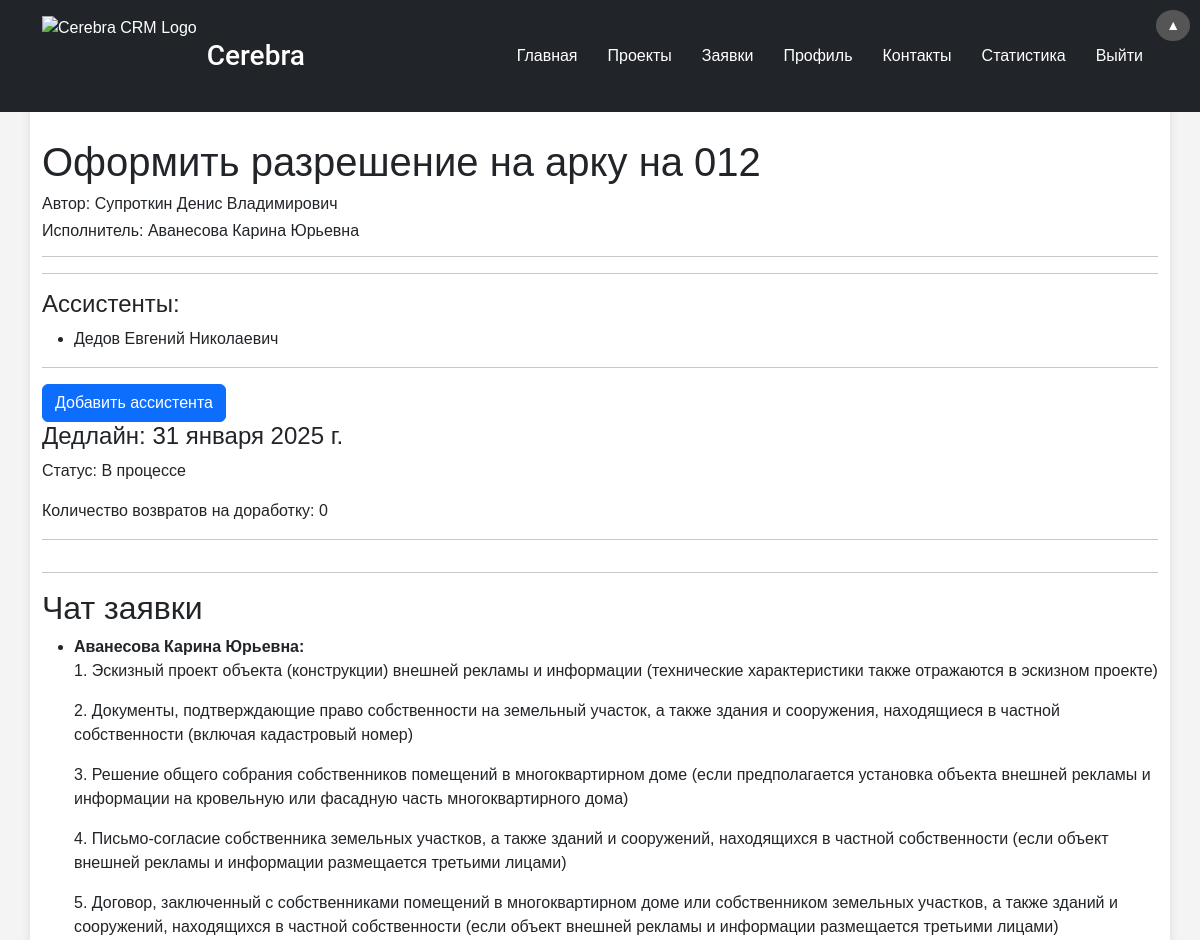
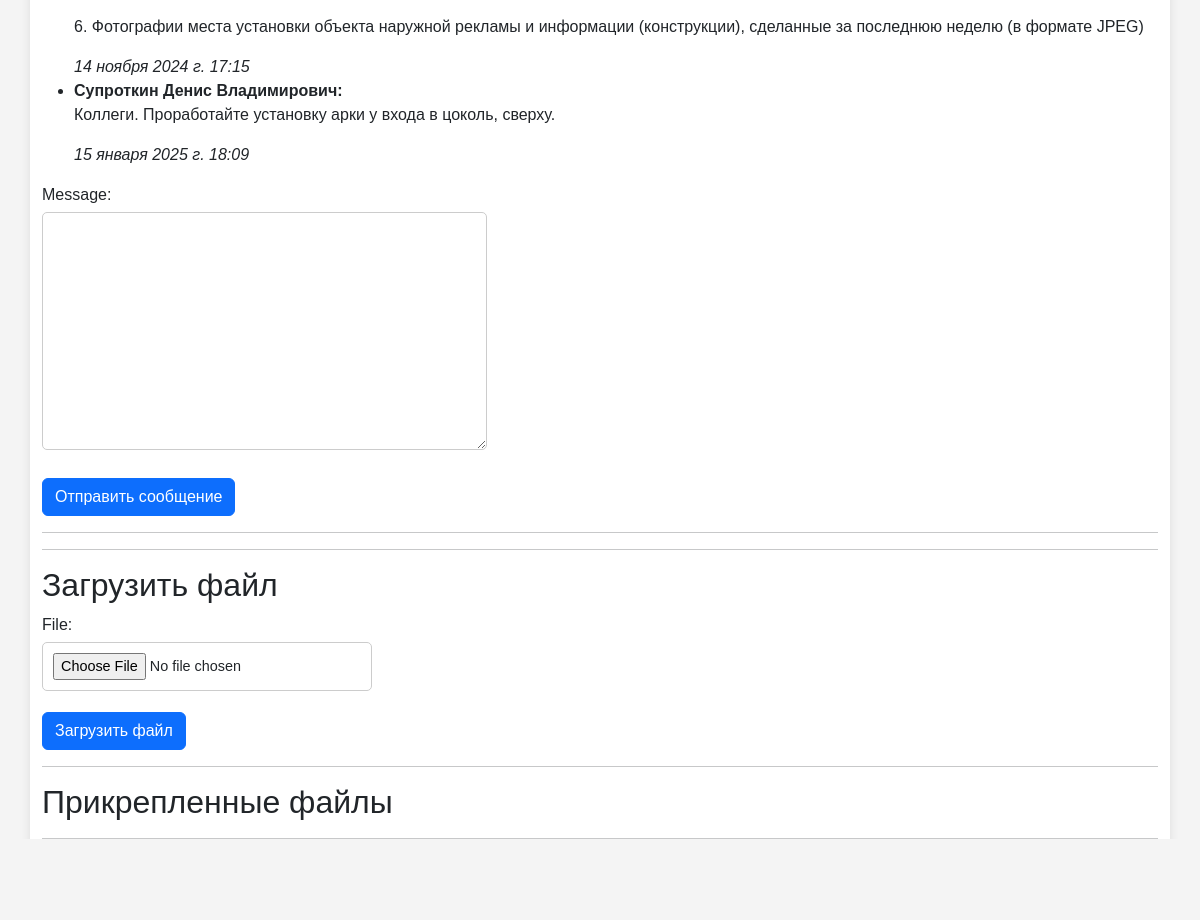
Page /tickets/61/ (signed in) on the committed database (2 pictures, top to bottom).
### tickets/models.py (models this page shows, shortened)
class Ticket(models.Model):
    STATUS_CHOICES = [
    ('new', 'Новая'),
    ('in_progress', 'В процессе'),
    ('extension_requested', 'Запрос на продление'),
    ('done', 'Выполнена'),
    ('completed', 'Завершена'),
    ('completed_early', 'Завершена досрочно'),
    ('approval_pending', 'Ожидает согласования'),
    ('in_revision', 'Отправлена на доработку')  # Новый статус
    ]
    title = models.CharField(max_length=255, verbose_name="Название заявки")
    description = models.TextField(verbose_name="Описание заявки", blank=True, null=True)
    author = models.ForeignKey(User, on_delete=models.CASCADE, related_name='created_tickets', verbose_name="Автор заявки", null=True, blank=True)
    assignee = models.ForeignKey(User, on_delete=models.CASCADE, related_name='assigned_tickets', verbose_name="Исполнитель", null=True, blank=True)
    observer = models.ForeignKey(User, on_delete=models.SET_NULL, null=True, blank=True, related_name='observed_tickets', verbose_name="Наблюдатель")
    status = models.CharField(max_length=20, choices=STATUS_CHOICES, verbose_name="Статус заявки", default='new')
    created_at = models.DateTimeField(auto_now_add=True, verbose_name="Дата создания")
    accepted_at = models.DateTimeField(null=True, blank=True, verbose_name="Дата принятия")
    closed_at = models.DateTimeField(null=True, blank=True, verbose_name="Дата закрытия")
    return_count = models.IntegerField(default=0, verbose_name="Количество возвратов на доработку")
    deadline = models.DateField()
    requested_extension_date = models.DateField(null=True, blank=True)

class TicketChatMessage(models.Model):
    ticket = models.ForeignKey(Ticket, on_delete=models.CASCADE, related_name='chat_messages')
    user = models.ForeignKey(User, on_delete=models.CASCADE)
    message = models.TextField()
    created_at = models.DateTimeField(auto_now_add=True)

### assistants/models.py (models this page shows, shortened)
class Assistant(models.Model):
    user = models.ForeignKey(User, on_delete=models.CASCADE)
    task = models.ForeignKey(Task, related_name='task_assistants', on_delete=models.CASCADE, null=True, blank=True)
    ticket = models.ForeignKey(Ticket, related_name="assistants", on_delete=models.CASCADE, null=True, blank=True)  # Поле для Ticket
    tectask = models.ForeignKey(Tectask, related_name="assigned_assistants", on_delete=models.CASCADE, null=True, blank=True)  # Поле для Tectask с уникальным related_name

### tickets/views.py (the view, shortened to what this page needs)
# urls.py: path('<int:ticket_id>/', views.ticket_detail, name='ticket_detail'),
def ticket_detail(request, ticket_id):
    ticket = get_object_or_404(Ticket, id=ticket_id)
    chat_messages = ticket.chat_messages.all()
    form = TicketChatMessageForm()  # форма для чата
    attachment_form = AttachmentForm()  # форма для загрузки файлов
    assistant_form = AddAssistantForm()  # форма для добавления ассистента
    assistants = Assistant.objects.filter(ticket=ticket)  # Получаем всех ассистентов для этой заявки
    ticket_link = request.build_absolute_uri(reverse('ticket_detail', args=[ticket.id]))
    return render(request, 'tickets/ticket_detail.html', {
        'ticket': ticket,
        'form': form,
        'attachment_form': attachment_form,
        'assistant_form': assistant_form,
        'chat_messages': chat_messages,
        'assistants': assistants
    })

### tickets/forms.py
class TicketChatMessageForm(forms.ModelForm):
    class Meta:
        model = TicketChatMessage
        fields = ['message']

### attachments/forms.py
class AttachmentForm(forms.ModelForm):
    class Meta:
        model = Attachment
        fields = ['file']

### tickets/templates/tickets/ticket_detail.html (shortened to what this page needs)
{% extends 'base.html' %}
{% block content %}
<h1>{{ ticket.title }}</h1>
<h6>Автор: {{ ticket.author.get_full_name }}</h6>
<h6>Исполнитель: {{ ticket.assignee.get_full_name }}</h6>
<hr>
<hr>
<h4>Ассистенты:</h4>
<ul>
    {% for assistant in assistants %}
        <li>
            {{ assistant.user.get_full_name }}
        </li>
    {% empty %}
        <li>Нет ассистентов</li>
    {% endfor %}
</ul>
<hr>
{% if ticket.status != 'completed' %}
    <a href="{% url 'add_assistant' 'ticket' ticket.id %}"
       class="btn btn-primary d-inline-block me-2">Добавить ассистента</a>
{% endif %}
<h4>Дедлайн: {{ ticket.deadline }}</h4>
<p>Статус: {{ ticket.get_status_display }}</p>
<p>Количество возвратов на доработку: {{ ticket.return_count }}</p>
<hr>
<hr>
<h2>Чат заявки</h2>
<div id="chat">
    <ul>
        {% for message in chat_messages %}
            <li>
                <strong>{{ message.user.get_full_name }}:</strong>
                <span>{{ message.message|linebreaks }}</span>
                <em>{{ message.created_at }}</em>
            </li>
        {% endfor %}
    </ul>
</div>
{% if ticket.status != 'completed' %}
    <form method="post" class="d-inline-block me-2">
        {{ form.as_p }}
        <button type="submit" name="add_message" class="btn btn-primary">Отправить сообщение</button>
    </form>
{% endif %}
<hr>
<hr>
{% if ticket.status != 'completed' %}
    <h2>Загрузить файл</h2>
    <form method="post" enctype="multipart/form-data" class="d-inline-block me-2">
        {{ attachment_form.as_p }}
        <button type="submit" name="upload_file" class="btn btn-primary">Загрузить файл</button>
    </form>
    <hr>
{% endif %}
<h2>Прикрепленные файлы</h2>
<hr>
<p><a href="{% url 'ticket_list' %}" class="btn btn-secondary d-inline-block me-2">Вернуться к списку заявок</a></p>
{% endblock %}

### static/css/styles.css (style rules this page uses)
body { font-family: Arial, sans-serif; background-color: #f4f4f4; height: 100%; margin: 0; padding: 0; display: flex; flex-direction: column; min-height: 100vh; }
form input, form textarea, form select { padding: 10px; margin: 5px 0; border-radius: 5px; border: 1px solid #ccc; width: 100%; }
form button { padding: 10px 20px; border-radius: 5px; background-color: #4CAF50; color: white; border: none; cursor: pointer; }
form button { padding: 8px 15px; font-size: 0.9rem; }
form input, form textarea, form select { font-size: 0.9rem; }

### rows in the picture
Ticket: title "Оформить разрешение на арку на 012", author.get_full_name "Супроткин Денис Владимирович", assignee.get_full_name "Аванесова Карина Юрьевна", deadline "31 января 2025 г.", status "В процессе", return_count "0"
Assistant: user.get_full_name "Дедов Евгений Николаевич"
TicketChatMessage: user.get_full_name "Аванесова Карина Юрьевна", message "1. Эскизный проект объекта (конструкции) внешней рекламы и информации (технические характеристики также отражаются в эскизном проекте) 2. Документы, подтверждающие право собственности на земельный участок, а также здания и сооружения, находящиеся в частной собственности (включая кадастровый номер) 3. Решение общего собрания собственников помещений в многоквартирном доме (если предполагается установка объекта внешней рекламы и информации на кровельную или фасадную часть многоквартирного дома) 4. Письмо-согласие собственника земельных участков, а также зданий и сооружений, находящихся в частной собственности (если объект внешней рекламы и информации размещается третьими лицами) 5. Договор,…", created_at "14 ноября 2024 г. 17:15"
TicketChatMessage: user.get_full_name "Супроткин Денис Владимирович", message "Коллеги. Проработайте установку арки у входа в цоколь, сверху.", created_at "15 января 2025 г. 18:09"
